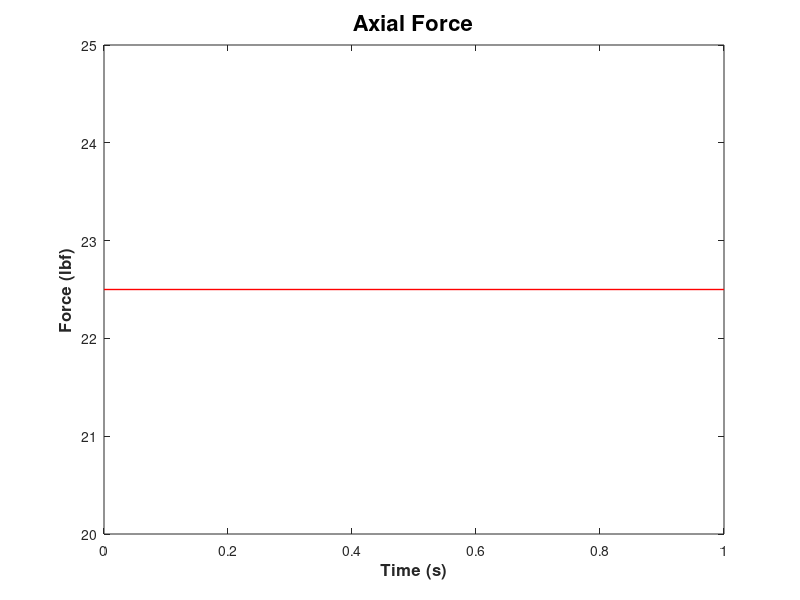

The MATLAB source for this figure: (Note: this script raises an error after producing the figure.)
%
% Test of inputSingleScan for Plotting Tensioning Data
%
wt = 150;
if exist('izero','var');
  izero = false;
else
  izero = true;
end
%
% Setup Figure
%
fhu = figure('Position',[1120 560 560 420]);
tld = 0.15*wt;          % 15% of body weight
ht = plot([0; 1],[tld; tld],'r-','Linewidth',1);      % Target load
hold on;
hd = plot([0; 1],[NaN; NaN],'b.','Linewidth',1,'MarkerSize',7);
xlabel('Time (s)','FontSize',12,'FontWeight','bold');
ylabel('Force (lbf)','FontSize',12,'FontWeight','bold');
title('Axial Force','FontSize',16,'FontWeight','bold');
hax = get(fhu,'CurrentAxes');
%
% Load Loadcell Calibration Matrix
%
load FT5071cal.mat;
%
% Get DAQ
%
dev = daq.getDevices;
dev_id = dev.ID;
%
s1 = daq.createSession('ni');
%
% Setup Session
%
dur = 10;               % Duration time in seconds
rate = 10;
s1.Rate = rate;         % Rate in Hz
s1.DurationInSeconds = dur;            % Duration time in seconds
%
% Add Channels
%
ai1 = addAnalogInputChannel(s1,dev_id,'ai2','Voltage');
ai1.TerminalConfig = 'SingleEnded';
ai1.Range = [-10 10];
ai1.Name = 'SG0';
%
ai2 = addAnalogInputChannel(s1,dev_id,'ai3','Voltage');
ai2.TerminalConfig = 'SingleEnded';
ai2.Range = [-10 10];
ai2.Name = 'SG1';
%
ai3 = addAnalogInputChannel(s1,dev_id,'ai4','Voltage');
ai3.TerminalConfig = 'SingleEnded';
ai3.Range = [-10 10];
ai3.Name = 'SG2';
%
ai4 = addAnalogInputChannel(s1,dev_id,'ai5','Voltage');
ai4.TerminalConfig = 'SingleEnded';
ai4.Range = [-10 10];
ai4.Name = 'SG3';
%
ai5 = addAnalogInputChannel(s1,dev_id,'ai6','Voltage');
ai5.TerminalConfig = 'SingleEnded';
ai5.Range = [-10 10];
ai5.Name = 'SG4';
%
ai6 = addAnalogInputChannel(s1,dev_id,'ai7','Voltage');
ai6.TerminalConfig = 'SingleEnded';
ai6.Range = [-10 10];
ai6.Name = 'SG5';
%
% Acquire Zero Data
%
if izero
%
  h = msgbox({'       Click "OK" to Collect'; ...
              '10 seconds of Zero Load Data'},'modal');
  ha = get(h,'CurrentAxes');
  hc = get(ha,'Child');
  set(hc,'FontSize',8,'FontWeight','bold');
  uiwait(h);
%
  [zdata,ztime] = startForeground(s1);
%
  zdat = mean(zdata);
%
end
%
% Acquire Unloaded (No Applied Pressure) Data
%
hm = msgbox({'Please start tightening leg straps.'; ...
            'Press OK when finished.'},'Unloaded Data');
ha = get(hm,'CurrentAxes');
hc = get(ha,'Child');
set(hc,'FontSize',8,'FontWeight','bold');
%
ztim = [];
zfor = [];
%
while isvalid(hm)
     [zforc,ztime] = s1.inputSingleScan;
     zfor = [zfor; zforc];
     ns = size(zfor,1);
     ztim = [ztim; ztime];
%
     dat = zfor-repmat(zdat,ns,1);     % Zero sensor
     [~,~,~,~,m,s] = datevec(ztim);
     t = 60*m+s;
     t = t-repmat(t(1),ns,1);          % Zero time
%
     d = (cal*dat')';   % Scale data
%
     tend = t(end);
     if tend==0
       tend = 0.001;
     end
     set(ht,'XData',[0; tend]);
     set(hd,'XData',t,'YData',-d(:,3)./4.44822);
     set(hax,'Xlim',[0 tend]);
     refresh(fhu);
     drawnow;
end
